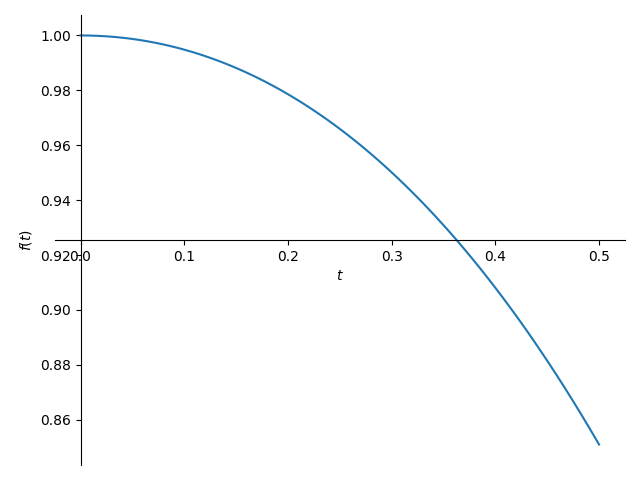

The Python source for this figure:
from sympy import *
from matplotlib.pyplot import show
from sympy.plotting import plot

t = symbols('t')
y = Function('y')(t)
yd = y.diff(t)
ydd = y.diff(t, 2)
eq = Eq(ydd - 2 * yd + y, sin(t))
ysol = dsolve(eq, y, ics={y.subs(t, 0): 1, yd.subs(t, 0): 0})
an_sol = ysol
print(an_sol)
plot(ysol.rhs, (t, 0, 0.5))
show()
